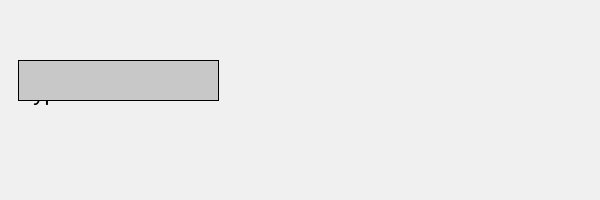
Frame 1 (no input)
Frame 60 (the mouse pressed at the canvas centre just before this capture): identical to frame 1, image omitted
Frame 120 (the mouse held since frame 60 and released just before this capture): identical to frame 1, image omitted

The Processing sketch that drew this single still picture (run headless with seeded random() and noise(); from frame 60 on, the mouse is pressed at the canvas centre):

// Processing sketch: sketch_W28
// ── sketch_W28.pde
String input="";
void setup(){size(600,200);textSize(24);}
void draw(){
  background(240);
  fill(0); text("Type here: "+input,20,100);
  fill(200); rect(18,60,200,40);
}
void keyPressed(){
  if(key==BACKSPACE&&input.length()>0) input=input.substring(0,input.length()-1);
  else if(key!=CODED&&key!=BACKSPACE&&key!=ENTER) input+=key;
}
